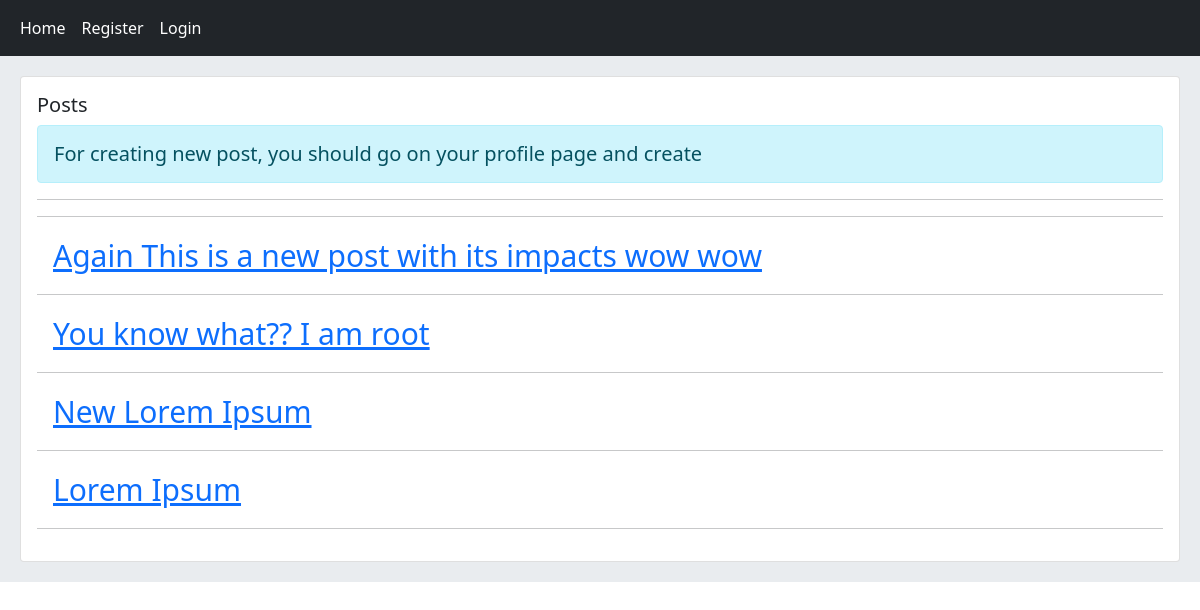
The app's page /, older data.
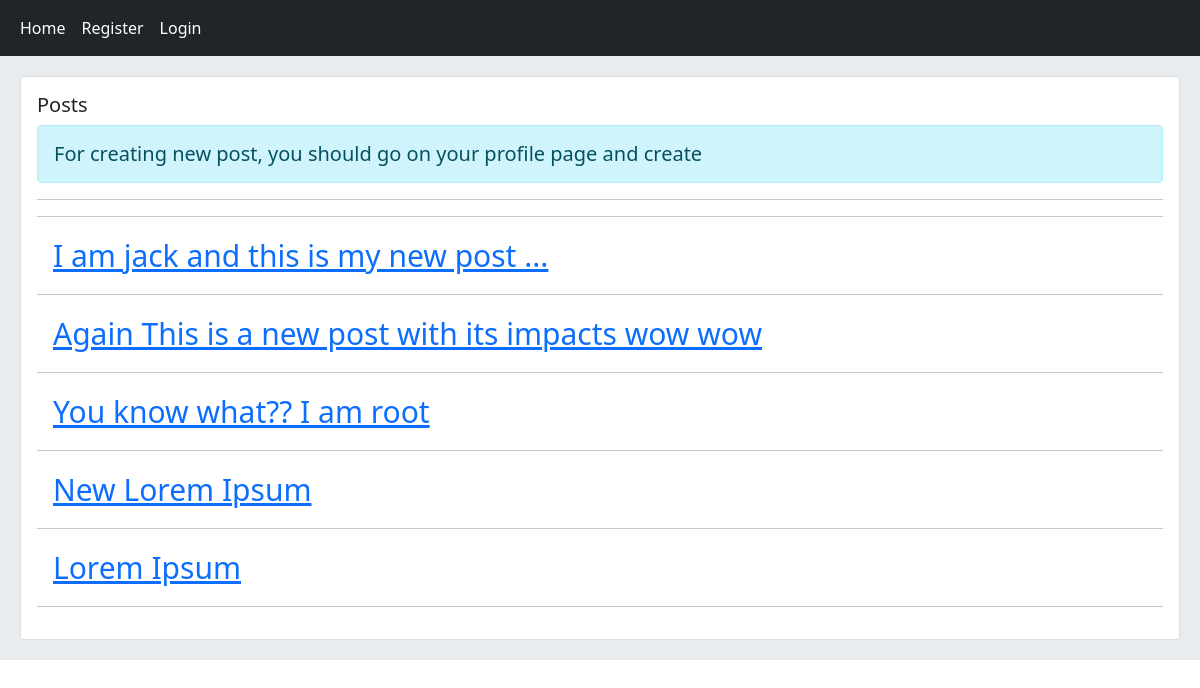
The same page, newer data.
### home/models.py (models this page shows, shortened)
class Post(models.Model):
    user = models.ForeignKey(User, on_delete=models.CASCADE, related_name="posts")
    title = models.CharField(max_length=100)
    body = models.TextField()
    slug = models.SlugField()
    created = models.DateTimeField(auto_now_add=True)
    updated = models.DateTimeField(auto_now=True)
    class Meta:
        ordering = ["-updated", "-created"]
    def get_absolute_url(self):
        return reverse("home:post_detail", args=(self.id, self.slug))

### home/views.py (the view)
# urls.py: path("", views.HomeView.as_view(), name='home'),
class HomeView(View):
    def get(self, request):
        posts = Post.objects.all()
        context = {
        "posts": posts,
        }
        return render(request, "home/index.html", context)

### home/templates/home/index.html (shortened to what this page needs)
{% extends 'base.html' %}
{% block content %}
    <div class="card">
        <div class="card-body">
            <h5 class="card-title">Posts</h5>
            <h5 class="alert alert-info">For creating new post, you should go on your profile page and create</h5>
            <hr/><hr/>
            {% for post in posts %}
               <a href="{{ post.get_absolute_url }}" class="card-body" style="font-size: 30px;">{{ post.title }}</a>
               <hr />
            {% endfor %}
        </div>
    </div>
{% endblock content %}

Row changes from the older to the newer data that the page shows:
added Post: title "I am jack and this is my new post ..."
